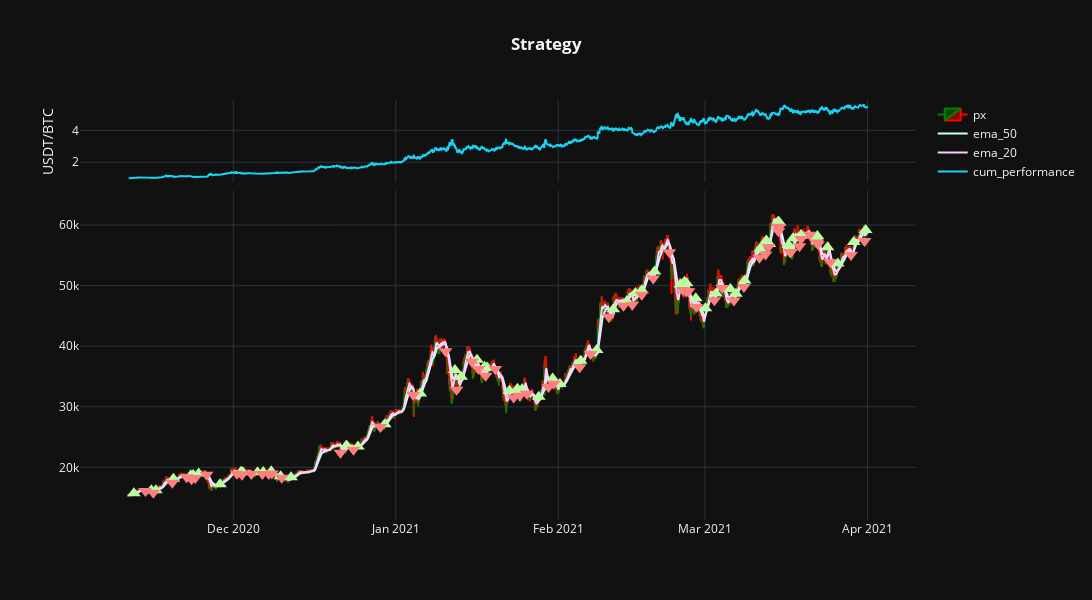

Notebook cell for this chart:
### Code cell
## Plotting
plot_indic_list = ['ema_50', 'ema_20']
plot_indic_color = ['#CCFFFF', '#FFCCFF']

fig = make_subplots(
    rows=2, 
    cols=1,
    shared_xaxes=True,
    row_heights=[0.2, 0.8],
    vertical_spacing=0.02
)

fig.add_trace(
    go.Candlestick(
        x=df.index,
        open=df['open'],
        high=df['high'],
        low=df['low'],
        close=df['close'],
        name='px',
        increasing_line_color= 'green', 
        decreasing_line_color= 'red'
    ),
    row=2, 
    col=1
)
# candlestick xaxes
fig.update_xaxes(rangeslider_visible=False,    row=2,
    col=1)


# add indicators to candlestick chart
for indic, color in zip (plot_indic_list, plot_indic_color):
    fig.add_scatter(
        x=df.index, 
        y=df[indic], 
        name=indic, 
        marker=dict(color=color),
        row=2, 
        col=1
    )

# add buy trades marks
fig.add_scatter(
    x=df.index, 
    y=df['close']+100, 
    showlegend=False,
    # name='trades', 
    mode='markers',
    marker=dict(
        size=12,
        # I want the color to be green if 
        # lower_limit ≤ y ≤ upper_limit
        # else red
        color=(
            (df['ema_cross_trades'] == 'buy')).astype('int'),
        colorscale=[[0, 'rgba(255, 0, 0, 0)'], [1, '#B7FFA1']],
        symbol=5
    ),
    row=2, 
    col=1
)

# add sell trades marks
fig.add_scatter(
    x=df.index, 
    y=df['close']-100, 
    showlegend=False,
    # name='trades', 
    mode='markers',
    marker=dict(
        size=12,
        # I want the color to be green if 
        # lower_limit ≤ y ≤ upper_limit
        # else red
        color=(
            (df['ema_cross_trades'] == 'sell')).astype('int'),
        colorscale=[[0, 'rgba(255, 0, 0, 0)'], [1, '#FF7F7F']],
        symbol=6   
        ),
        row=2, 
        col=1
)

# add strategy returns
fig.add_scatter(
    x=df.index,
    y=df['ema_cross_cum_performance'],
    name='cum_performance',
    row=1,
    col=1
)

# general layout
fig.update_layout(
    width=1400,
    height=600,
    title='<b>Strategy</b>',
    title_x=.5,
    yaxis_title='USDT/BTC',
    template="plotly_dark",
    # plot_bgcolor='rgb(10,10,10)'
)

fig.show()

### Figure 1 — Plotly figure (JSON) as saved in the notebook; plotly's stock layout.template omitted (floating-point values rounded to 4 significant figures; data arrays with more than 128 entries replaced by an {"elided": "..."} marker saying what was removed)
{"data": [{"close": {"elided": "6768 float values"}, "decreasing": {"line": {"color": "red"}}, "high": {"elided": "6768 float values"}, "increasing": {"line": {"color": "green"}}, "low": {"elided": "6768 float values"}, "name": "px", "open": {"elided": "6768 float values"}, "type": "candlestick", "x": {"elided": "6768 str values"}, "xaxis": "x2", "yaxis": "y2"}, {"marker": {"color": "#CCFFFF"}, "name": "ema_50", "type": "scatter", "x": {"elided": "6768 str values"}, "xaxis": "x2", "y": {"elided": "6768 float values"}, "yaxis": "y2"}, {"marker": {"color": "#FFCCFF"}, "name": "ema_20", "type": "scatter", "x": {"elided": "6768 str values"}, "xaxis": "x2", "y": {"elided": "6768 float values"}, "yaxis": "y2"}, {"marker": {"color": {"elided": "6768 int values"}, "colorscale": [[0, "rgba(255, 0, 0, 0)"], [1, "#B7FFA1"]], "size": 12, "symbol": 5}, "mode": "markers", "showlegend": false, "type": "scatter", "x": {"elided": "6768 str values"}, "xaxis": "x2", "y": {"elided": "6768 float values"}, "yaxis": "y2"}, {"marker": {"color": {"elided": "6768 int values"}, "colorscale": [[0, "rgba(255, 0, 0, 0)"], [1, "#FF7F7F"]], "size": 12, "symbol": 6}, "mode": "markers", "showlegend": false, "type": "scatter", "x": {"elided": "6768 str values"}, "xaxis": "x2", "y": {"elided": "6768 float values"}, "yaxis": "y2"}, {"name": "cum_performance", "type": "scatter", "x": {"elided": "6768 str values"}, "xaxis": "x", "y": {"elided": "6768 float values"}, "yaxis": "y"}], "layout": {"height": 600, "title": {"text": "<b>Strategy</b>", "x": 0.5}, "width": 1400, "xaxis": {"anchor": "y", "domain": [0, 1], "matches": "x2", "showticklabels": false}, "xaxis2": {"anchor": "y2", "domain": [0, 1], "rangeslider": {"visible": false}}, "yaxis": {"anchor": "x", "domain": [0.804, 1], "title": {"text": "USDT/BTC"}}, "yaxis2": {"anchor": "x2", "domain": [0, 0.784]}}}
